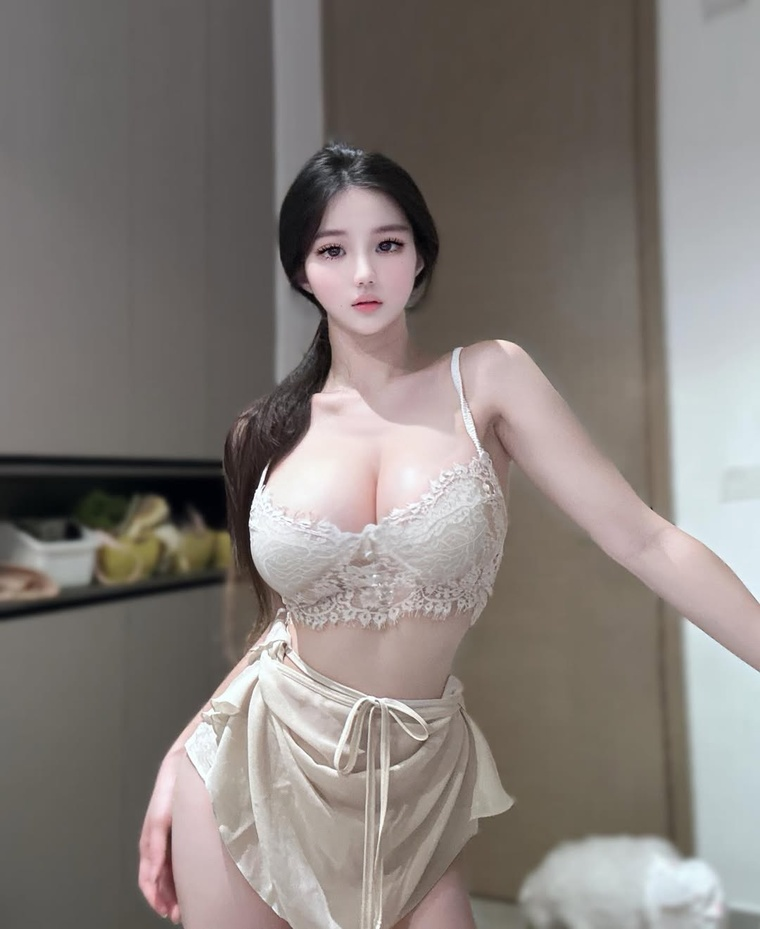
#> input picture data/au_1.jpg, 760 x 929 px, shrunk from 1080 x 1321 before the run
$ python -i global_algo.py   (imports and definitions only)   (older library calls are emulated)
#> lines starting #> are read from the running program, lines starting #| are printed output that depends on the picture
#> further down, picture is the input picture: shape (929, 760, 3); mean B, G, R 120.9, 125.1, 132
from sklearn.decomposition import PCA
from sklearn.metrics.pairwise import euclidean_distances
import cv2
import numpy as np
import os
from typing import Union
import shutil
from scipy.fftpack import fft2, fftshift
import json


# Handle all repeated funtions!

def norm(img:np.ndarray) -> np.ndarray:
    ycrcb = cv2.cvtColor(img, cv2.COLOR_BGR2YCrCb)
#> ycrcb: shape (929, 760, 3); mean of channels 0, 1, 2 126.7, 131.8, 124.7
    y, cr, cb = cv2.split(ycrcb)
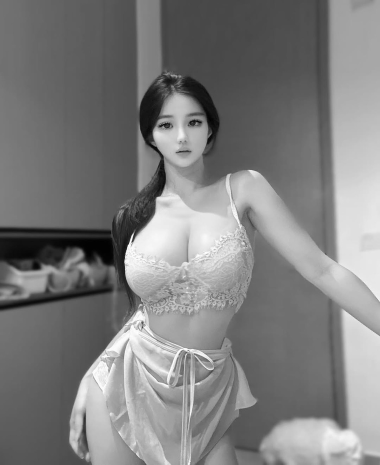
#> y: shape (929, 760) (shown at 1/2 size); min 1, max 255, mean 126.7
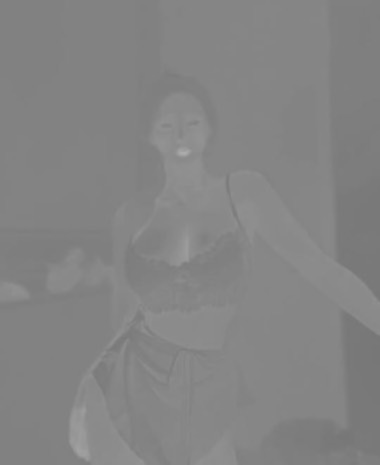
#> cr: shape (929, 760) (shown at 1/2 size); min 116, max 173, mean 131.8
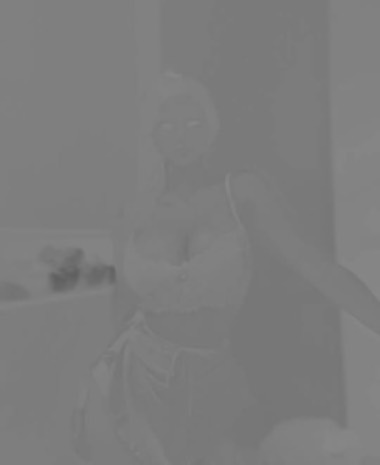
#> cb: shape (929, 760) (shown at 1/2 size); min 95, max 135, mean 124.7
    y_eq = cv2.equalizeHist(y)
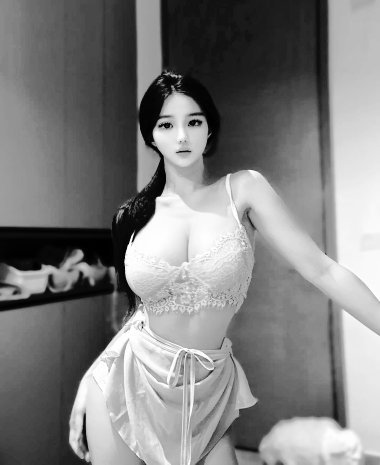
#> y_eq: shape (929, 760) (shown at 1/2 size); min 0, max 255, mean 128.5
    ycrcb_eq = cv2.merge([y_eq, cr, cb])
#> ycrcb_eq: shape (929, 760, 3); mean of channels 0, 1, 2 128.5, 131.8, 124.7
    normalized = cv2.cvtColor(ycrcb_eq, cv2.COLOR_YCrCb2BGR)
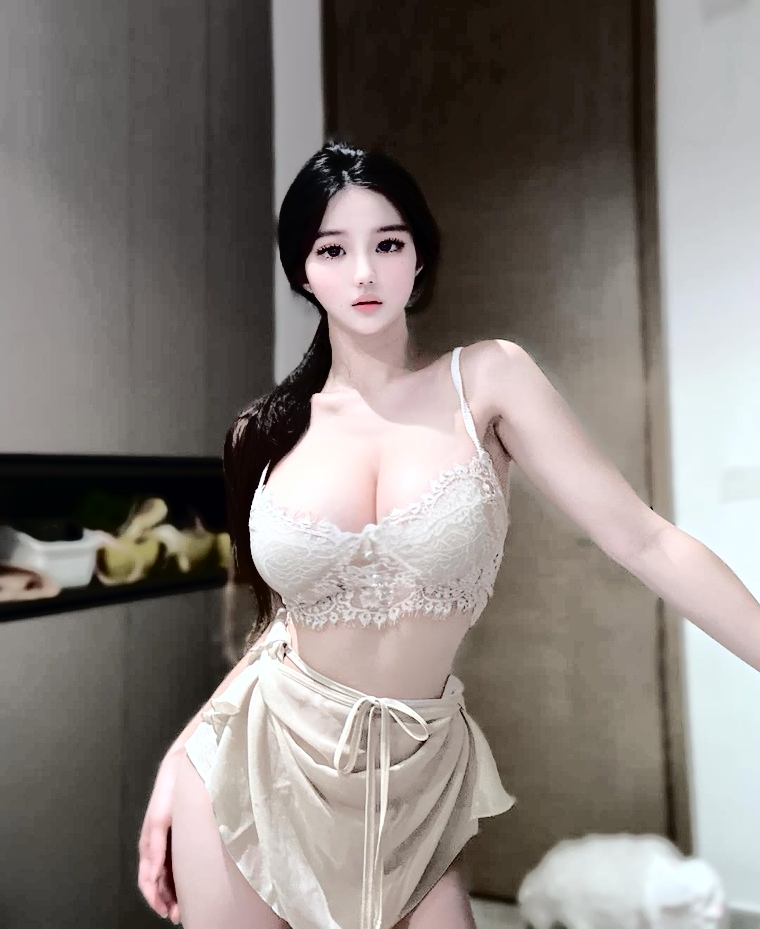
#> normalized: shape (929, 760, 3); mean B, G, R 122.6, 126.9, 133.7
    return normalized

def norm_variance(varience: int, dtype: type = None) -> np.ndarray:
    norm_var = cv2.normalize(varience, None, 0, 255, cv2.NORM_MINMAX)
    return norm_var.astype(dtype) if dtype is not None else norm_var

def grayScale(img: np.ndarray, dtype: type = None ) -> np.ndarray:
    gray = cv2.cvtColor(img, cv2.COLOR_BGR2GRAY)
    return gray.astype(dtype) if dtype is not None else gray

def image_quality(img: np.ndarray, path: np.ndarray, compress: int) -> np.ndarray:
    return cv2.imwrite(path, img, [int(cv2.IMWRITE_JPEG_QUALITY), compress])

# [99 lines left out: functions image_threshold, image_ratio, create_saveImg, check_input, msmt_calculation, euclidenMask_pca and 2 more, not called in this run]

>>> import cv2
>>> picture = cv2.imread('../../data/au_1.jpg')
>>> result = norm(picture)

$ run again, on data/au_2.jpg
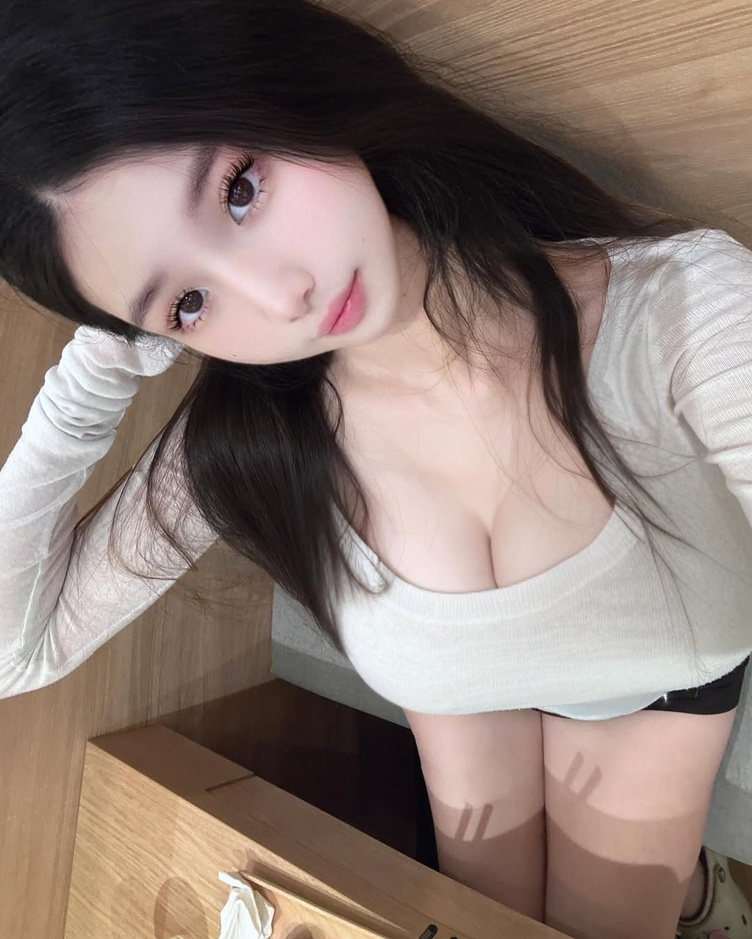
#> input picture data/au_2.jpg, 752 x 939 px, shrunk from 1080 x 1349 before the run
#> picture is the input picture: shape (939, 752, 3); mean B, G, R 114.3, 121.9, 138.2
#> ycrcb: shape (939, 752, 3); mean of channels 0, 1, 2 125.9, 136.8, 121.4
#> in norm, `y, cr, cb = cv2.split(ycrcb)`:
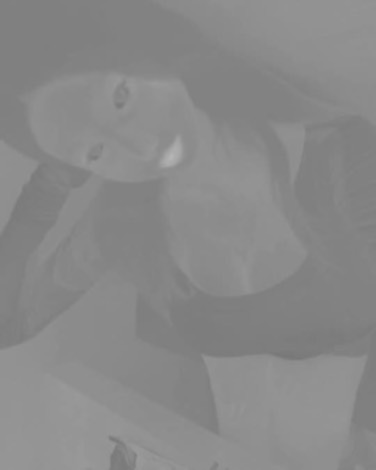
#> cr: shape (939, 752) (shown at 1/2 size); min 119, max 181, mean 136.8
#> in norm, `y, cr, cb = cv2.split(ycrcb)`:
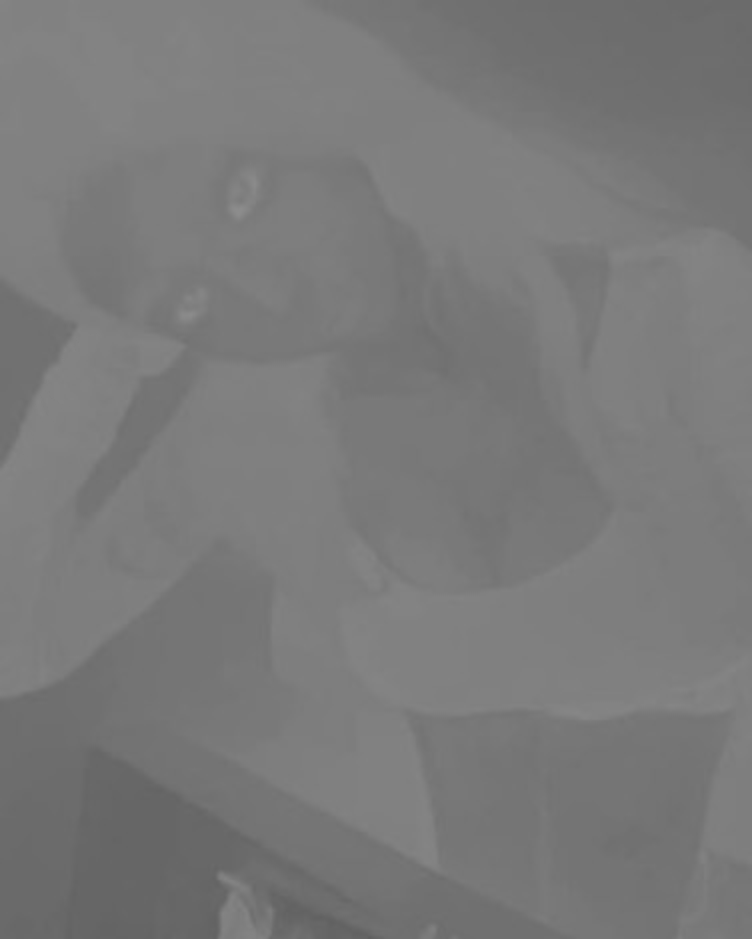
#> cb: shape (939, 752); min 95, max 141, mean 121.4
#> ycrcb_eq: shape (939, 752, 3); mean of channels 0, 1, 2 128.1, 136.8, 121.4

$ run again, on data/au_3.jpg
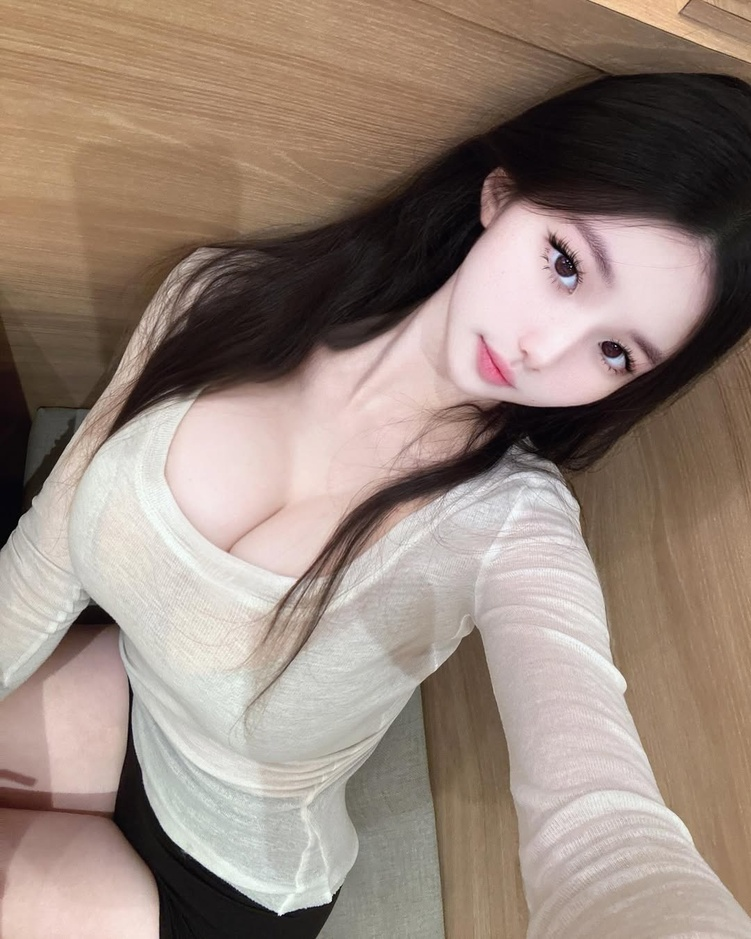
#> input picture data/au_3.jpg, 751 x 939 px, shrunk from 1080 x 1350 before the run
#> picture is the input picture: shape (939, 751, 3); mean B, G, R 123.7, 134.6, 152.1
#> ycrcb: shape (939, 751, 3); mean of channels 0, 1, 2 138.6, 137.6, 119.6
#> in norm, `y, cr, cb = cv2.split(ycrcb)`:
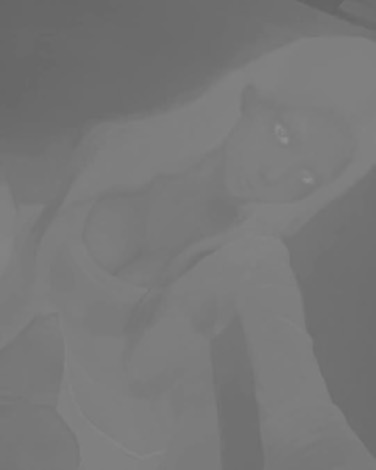
#> cb: shape (939, 751) (shown at 1/2 size); min 98, max 144, mean 119.6
#> ycrcb_eq: shape (939, 751, 3); mean of channels 0, 1, 2 128.2, 137.6, 119.6
#> in norm, `normalized = cv2.cvtColor(ycrcb_eq, cv2.COLOR_YCrCb2BGR)`:
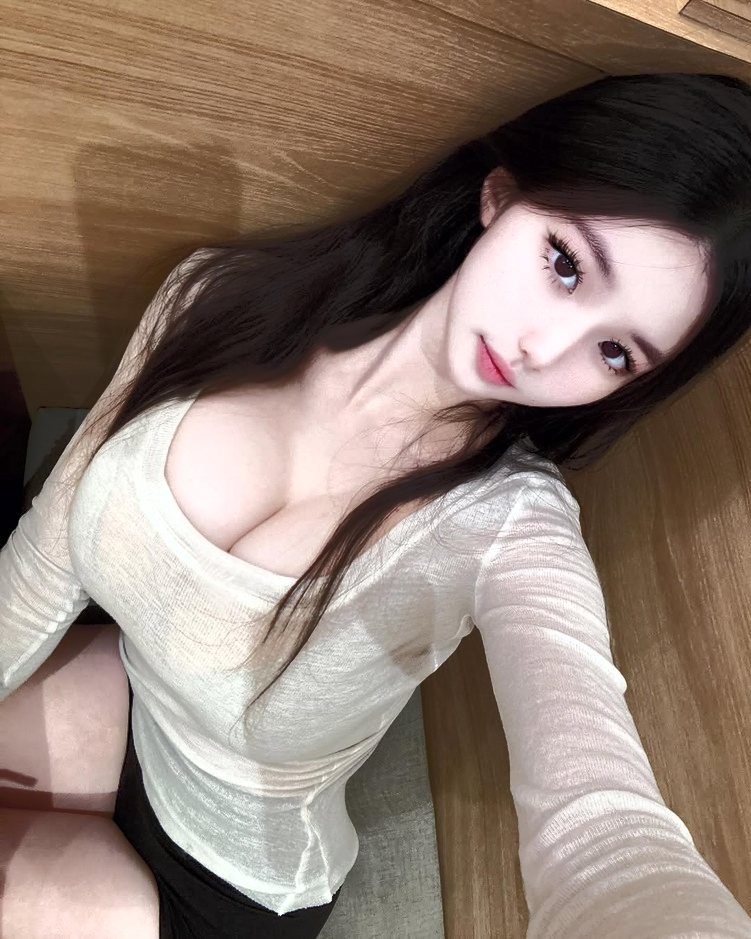
#> normalized: shape (939, 751, 3); mean B, G, R 113.3, 124.2, 141.5
